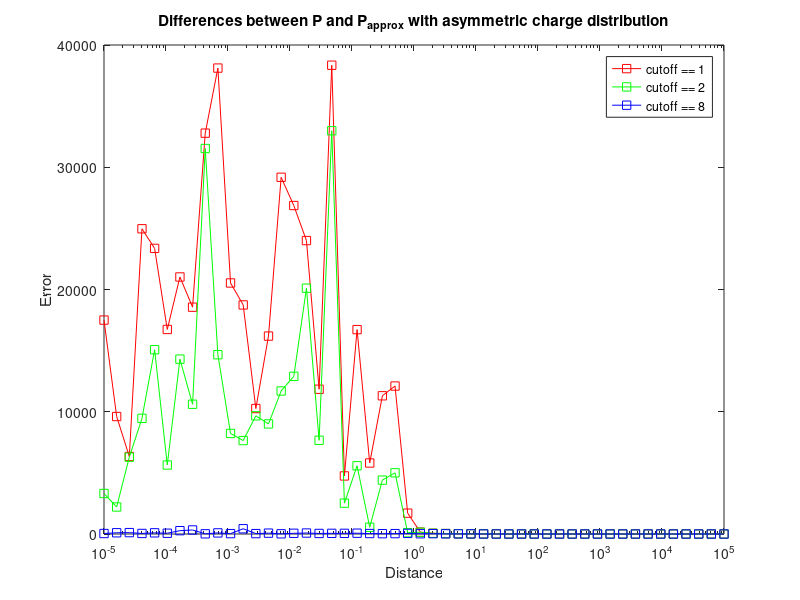

Reproduce this figure in MATLAB.
%% estatic_matrix.m
%% 
%% Linear Algebraic applications to computing long-range electrostatic
%% interactions between atoms.

numCharges = 10;
Nsep = 50;
sepX = logspace(-5,5,Nsep);
separation = zeros(size(sepX,2),3);
separation(:,1) = sepX';
pointCharges = zeros(2 * numCharges, 3);
eps = 2.397e-4;          % epsilon naught in AKMA units
q = rand(numCharges,1);

nTrial = 100;
for iter=1:Nsep
 r1error(iter) =  0;
 r2error(iter) =  0;
 r8error(iter) = 0;

 %for trial=1:nTrial
  %% produce a list of source charge points and destination charge
  %% points  -- be sure to select symmetric (for eigenvalues)  or 
  %% assymetric (for the svd) set.  
  for i=1:numCharges
	 srcCharges(i,:) = rand(1,3);
         % symmetric charge points: 
	 %destCharges(i,:) = reflect(srcCharges(i,:), sepX(iter));
         % assymentic charge points:
	 destCharges(i,:) = rand(1,3) + sepX(iter);          
  end

  
  symmetric_decomposition = 0;
  P = zeros(numCharges,numCharges);
  for i=1:numCharges
      for j=1:numCharges
          if i ~= j
            P(i,j) = 1/(2*eps*4*pi)/norm(srcCharges(i)-destCharges(j));
          end
      end
  end
  if symmetric_decomposition
  %%checking for symmetricity
      for i=1:numCharges
          for j=1:numCharges
              if str2num(sprintf('%5.4f',P(i,j))) ~= str2num(sprintf('%5.4f',P(j,i)))
                  sprintf('at i, j it is %5.2f',P(i,j));
                  sprintf('at j, i it is %5.2f',P(j,i));
                  display(sprintf('not symmetric at %d %d',i,j));
              end
          end
      end
  end
  %% decompose A into eigenvalues and eigenvectors using the
  %% eig command (or into singular vectors, using the svd command)
  if symmetric_decomposition == 1
      [V,D] = eig(P);
      %round matrices and check for equality
      newP = round(V*D*V' .* 10^4) ./ 10^4;
      P = round(P .* 10^4) ./ 10^4;      
      if P ~= newP
          display(sprintf('matrices are different'))
      end

      
      %checking if orthonormal
      not_orthonormal = 0;
      for i=1:size(V,1)
          for j=1:size(V,1)
            dot_product = dot(V(:,i),V(:,j));
            if (i == j) && (round(dot_product) ~= 1)
                not_orthonormal = 1;
                display(sprintf('dot product at i = %d j = %d is %f and should be 1',i,j, dot_product))
            elseif (i ~= j) && (round(dot_product) ~= 0)
                not_orthonormal = 1;
                display(sprintf('dot product at i = %d j = %d is %f and should be 0',i, j, dot_product))

            end
          end
      end
      if not_orthonormal == 0
          %display(sprintf('matrix V is orthonormal'));
      else
          display(sprintf('matrix V is not orthonormal'));
          P
          D
          V
      end
      display(sprintf('separation distance is %f',sepX(iter)))
  else
      [U, S, V] = svd(P);
      newP = round(U*S*V' .* 10^4) ./ 10^4;
      P = round(P .* 10^4) ./ 10^4;
      if P ~= newP
          display(sprintf('matrices are different'))
      end
      %checking if V is orthonormal
      not_orthonormal = 0;
      for i=1:size(V,1)
          for j=1:size(V,1)
            dot_product = dot(V(:,i),V(:,j));
            if (i == j) && (round(dot_product) ~= 1)
                not_orthonormal = 1;
                display(sprintf('dot product at i = %d j = %d is %f and should be 1',i,j, dot_product))
            elseif (i ~= j) && (round(dot_product) ~= 0)
                not_orthonormal = 1;
                display(sprintf('dot product at i = %d j = %d is %f and should be 0',i, j, dot_product))

            end
          end
      end
      %checking if U is orthonormal
      not_orthonormal = 0;
      for i=1:size(U,1)
          for j=1:size(U,1)
            dot_product = dot(U(:,i),U(:,j));
            if (i == j) && (round(dot_product) ~= 1)
                not_orthonormal = 1;
                display(sprintf('dot product at i = %d j = %d is %f and should be 1',i,j, dot_product))
            elseif (i ~= j) && (round(dot_product) ~= 0)
                not_orthonormal = 1;
                display(sprintf('dot product at i = %d j = %d is %f and should be 0',i, j, dot_product))
            end
          end
      end
  end
  
  %% create rank one, two, 8 approximations to A.
 if symmetric_decomposition == 1
    D_sorted=diag(sort(diag(D),'descend')); % make diagonal matrix out of sorted diagonal values of input D
    [c, ind]=sort(diag(D),'descend'); % store the indices of which columns the sorted eigenvalues come from
    V_sorted=V(:,ind); % arrange the columns in this order
    q_sorted=q(ind);%sort the q vector as well
    
    %now make rank approximations of the matrix
    D_k1 = zeros(1, 1);
    D_k2 = zeros(2, 2);
    D_k8 = zeros(8, 8);
    D_k1(1:1,1:1) = D_sorted(1:1,1:1);
    D_k2(1:2,1:2) = D_sorted(1:2,1:2);
    D_k8(1:8,1:8) = D_sorted(1:8,1:8);
    
    V_k1(:,1:1) = V_sorted(:,1:1);
    V_k2(:,1:2) = V_sorted(:,1:2);
    V_k8(:,1:8) = V_sorted(:,1:8);
    
    P_prev = V_sorted * D_sorted * V_sorted';
    P_approx1 = V_k1 * D_k1 * V_k1';
    P_approx2 = V_k2 * D_k2 * V_k2';
    P_approx8 = V_k8 * D_k8 * V_k8';

    
    decomposedP = P_prev * q_sorted;
    approxP8 = P_approx8 * q_sorted;
    approxP2 = P_approx2 * q_sorted;
    approxP1 = P_approx1 * q_sorted;
    realP = P*q;
    
    P_difference1(iter) = norm(decomposedP - approxP1);
    P_difference2(iter) = norm(decomposedP - approxP2);
    P_difference8(iter) = norm(decomposedP - approxP8);
 else
    S_sorted=diag(sort(diag(S),'descend')); % make diagonal matrix out of sorted diagonal values of input D
    [c, ind]=sort(diag(S),'descend'); % store the indices of which columns the sorted eigenvalues come from
    V_sorted=V(:,ind); % arrange the columns in this order
    U_sorted=U(:,ind);
    q_sorted=q(ind);%sort the q vector as well
    
    %now make rank approximations of the matrix
    S_k1(1:1,1:1) = S_sorted(1:1,1:1);
    S_k2(1:2,1:2) = S_sorted(1:2,1:2);
    S_k8(1:8,1:8) = S_sorted(1:8,1:8);
    
    V_k1(:,1:1) = V_sorted(:,1:1);
    V_k2(:,1:2) = V_sorted(:,1:2);
    V_k8(:,1:8) = V_sorted(:,1:8);

    U_k1(:,1:1) = U_sorted(:,1:1);
    U_k2(:,1:2) = U_sorted(:,1:2);
    U_k8(:,1:8) = U_sorted(:,1:8);
    
    P_prev = U_sorted * S_sorted * V_sorted';
    P_approx1 = U_k1 * S_k1 * V_k1';
    P_approx2 = U_k2 * S_k2 * V_k2';
    P_approx8 = U_k8 * S_k8 * V_k8';

    
    decomposedP = P_prev * q_sorted;
    approxP8 = P_approx8 * q_sorted;
    approxP2 = P_approx2 * q_sorted;
    approxP1 = P_approx1 * q_sorted;
    realP = P*q;

    P_difference1(iter) = norm(decomposedP - approxP1);
    P_difference2(iter) = norm(decomposedP - approxP2);
    P_difference8(iter) = norm(decomposedP - approxP8);
 end
  %% see how good the low rank approximation is (using 
  %% the random charge vector q (use variable error1, error2,
  %% and error8)

  %r1error(iter) =  r1error(iter) + error1;
  %r2error(iter) =  r2error(iter) + error2;
  %r8error(iter) =  r8error(iter) + error8;

 %end
  
 %r1error(iter) =  r1error(iter) / nTrial;
 %r2error(iter) =  r2error(iter) / nTrial;
 %r8error(iter) =  r8error(iter) / nTrial;

end
%{
subplot(2,2,1)
title('Cutoff == 1')
hold on
subplot(2,2,3)
title('Cutoff == 2')
hold on
subplot(2,2,2)
title('Cutoff == 3')
hold on
%}
if symmetric_decomposition == 1
    semilogx(sepX,P_difference1, '-rs');
    hold on
    semilogx(sepX,P_difference2, '-gs');
    hold on
    semilogx(sepX,P_difference8, '-bs');
    legend('cutoff == 1', 'cutoff == 2', 'cutoff == 8')
    legend('show')
    title('Differences between P and P_a_p_p_r_o_x with symmetric charge distribution')
    xlabel('Distance')
    ylabel('Error')
    hold off
else
    semilogx(sepX,P_difference1, '-rs');
    hold on
    semilogx(sepX,P_difference2, '-gs');
    hold on
    semilogx(sepX,P_difference8, '-bs');
    legend('cutoff == 1', 'cutoff == 2', 'cutoff == 8')
    legend('show')
    title('Differences between P and P_a_p_p_r_o_x with asymmetric charge distribution')
    xlabel('Distance')
    ylabel('Error')
    hold off
end

